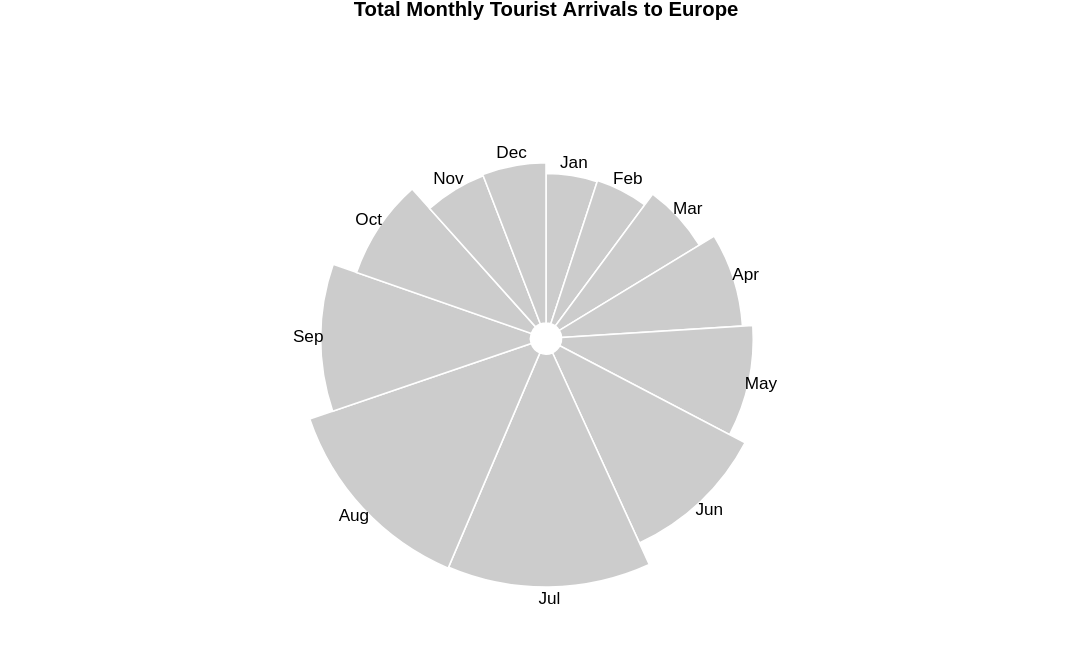

Source (Vega-Lite JSON):
### Vega specification from a JSON file in a GitHub repository (floating-point values rounded to 4 significant figures)
{"$schema": "https://vega.github.io/schema/vega/v5.json", "width": 700, "height": 400, "description": "A basic radial plot that encodes two values as the angle and radius of an arc.", "title": "Total Monthly Tourist Arrivals to Europe", "data": [{"name": "table", "values": [{"category": "Jan", "value": 36995000, "startAngle": 0, "endAngle": 0.3152}, {"category": "Feb", "value": 37692000, "startAngle": 0.3152, "endAngle": 0.6362}, {"category": "Mar", "value": 45518000, "startAngle": 0.6362, "endAngle": 1.024}, {"category": "Apr", "value": 56725000, "startAngle": 1.024, "endAngle": 1.507}, {"category": "May", "value": 64043000, "startAngle": 1.507, "endAngle": 2.053}, {"category": "Jun", "value": 77462000, "startAngle": 2.053, "endAngle": 2.713}, {"category": "Jul", "value": 97635000, "startAngle": 2.713, "endAngle": 3.544}, {"category": "Aug", "value": 98575000, "startAngle": 3.544, "endAngle": 4.384}, {"category": "Sep", "value": 77905000, "startAngle": 4.384, "endAngle": 5.048}, {"category": "Oct", "value": 59350000, "startAngle": 5.048, "endAngle": 5.553}, {"category": "Nov", "value": 42445000, "startAngle": 5.553, "endAngle": 5.915}, {"category": "Dec", "value": 43222000, "startAngle": 5.915, "endAngle": 6.283}], "transform": [{"type": "pie", "field": "value"}]}], "scales": [{"name": "r", "type": "sqrt", "domain": {"data": "table", "field": "value"}, "zero": true, "range": [20, 160]}], "marks": [{"type": "arc", "tooltip": true, "from": {"data": "table"}, "encode": {"enter": {"x": {"field": {"group": "width"}, "mult": 0.5}, "y": {"field": {"group": "height"}, "mult": 0.5}, "startAngle": {"field": "startAngle"}, "endAngle": {"field": "endAngle"}, "innerRadius": {"value": 10}, "outerRadius": {"scale": "r", "field": "value"}, "stroke": {"value": "#fff"}}, "update": {"fill": {"value": "#ccc"}}, "hover": {"fill": {"value": "pink"}}}}, {"type": "text", "from": {"data": "table"}, "encode": {"enter": {"x": {"field": {"group": "width"}, "mult": 0.5}, "y": {"field": {"group": "height"}, "mult": 0.5}, "radius": {"scale": "r", "field": "value", "offset": 8}, "theta": {"signal": "(datum.startAngle + datum.endAngle)/2"}, "fill": {"value": "#000"}, "align": {"value": "center"}, "baseline": {"value": "middle"}, "text": {"field": "category"}}}}]}
